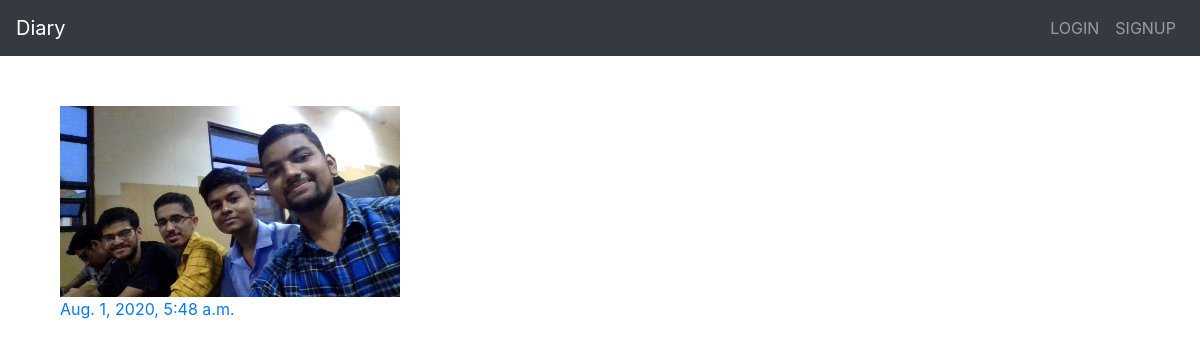
Screenshot of /blogs/by/random/user1/ with the database file from the repository.
### blogs/models.py (models this page shows, shortened)
class Blog(models.Model):
    user = models.ForeignKey(User, related_name='blogs', on_delete=models.CASCADE)
    message = models.TextField(unique=False, blank=True)
    created_at = models.DateTimeField(auto_now=True)
    message_html = models.TextField(editable=False)
    blog_image = models.ImageField(default='', upload_to='', blank=False, null=False )
    class Meta:
        ordering = ['-created_at']
        unique_together = ['user', 'message']

### blogs/views.py (the view)
# urls.py: url(r"by/random/(?P<username>[-\w]+)/$",views.RandomBlogList.as_view(),name="random_blog_list"),
class RandomBlogList (generic.ListView):
    model = models.Blog
    template_name = 'blogs/user_random_blog.html'
    def get_queryset(self):
        try:
            self.blog_user = User.objects.prefetch_related('blogs').get(username__iexact=self.kwargs.get('username'))
        except User.DoesNotExist:
            raise Http404
        else:
            return self.blog_user.blogs.order_by('?')
    def get_context_data(self, **kwargs):
        context = super().get_context_data(**kwargs)
        context['blog_user'] = self.blog_user
        return context

### blogs/views.py (called while the page is built)
@register.filter
def to_blocks_3(value):
    ans = [[], [], []]
    for i in range(len(value)):
        ans[i%3].append(value[i])
    return ans

### blogs/templates/blogs/user_random_blog.html (shortened to what this page needs)
{% extends 'blogs/blog_base.html' %}
{% block blog_content %}
    <div class="row" style="margin: 50px 0">
        {% with block=blog_list|to_blocks_3 %}
        <div id="col-1" class="col-md-4">
            {% for blog in block.0 %}
                <div class="blog-image-div">
                    <img class="blog-image" src='{{blog.blog_image.url}}' alt="no image for this blog" width="100%">
                    <time class="time">
                        <p><a href="{% url 'blogs:single' username=blog.user.username pk=blog.pk %}">{{blog.created_at}}</a></p>
                    </time>
                </div>
            {% endfor %}
        </div>
        <div id="col-2" class="col-md-4">
        </div>
        <div id="col-3" class="col-md-4">
        </div>
        {% endwith %}
    </div>
{% endblock %}

### rows the page displays
Blog: blog_image (picture), created_at "Aug. 1, 2020, 5:48 a.m."
